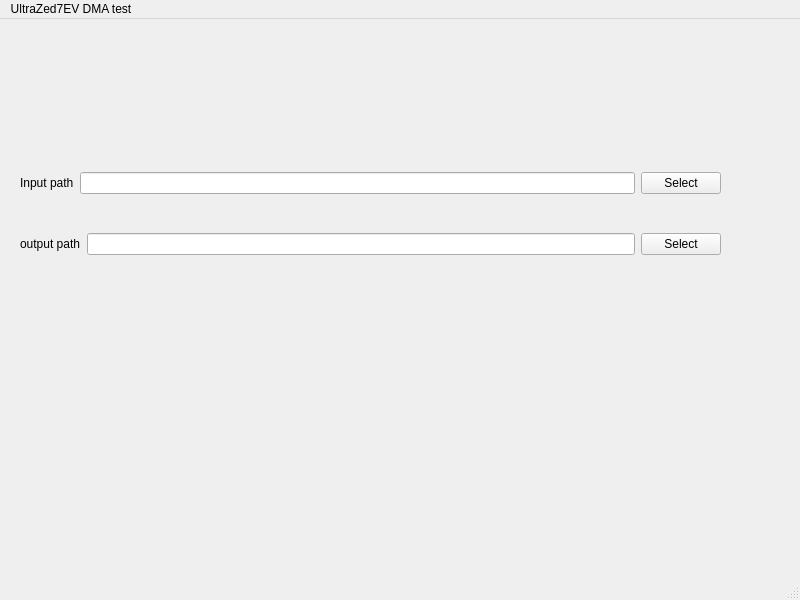
<?xml version="1.0" encoding="UTF-8"?>
<ui version="4.0">
 <class>MainWindow</class>
 <widget class="QMainWindow" name="MainWindow">
  <property name="geometry">
   <rect>
    <x>0</x>
    <y>0</y>
    <width>800</width>
    <height>600</height>
   </rect>
  </property>
  <property name="windowTitle">
   <string>MainWindow</string>
  </property>
  <widget class="QWidget" name="centralwidget">
   <widget class="QWidget" name="verticalLayoutWidget">
    <property name="geometry">
     <rect>
      <x>20</x>
      <y>120</y>
      <width>701</width>
      <height>151</height>
     </rect>
    </property>
    <layout class="QVBoxLayout" name="verticalLayout">
     <item>
      <layout class="QHBoxLayout" name="horizontalLayout">
       <item>
        <widget class="QLabel" name="label">
         <property name="text">
          <string>Input path</string>
         </property>
        </widget>
       </item>
       <item>
        <widget class="QLineEdit" name="lineEditInputPath"/>
       </item>
       <item>
        <widget class="QPushButton" name="pushButtonInputPath">
         <property name="text">
          <string>Select</string>
         </property>
        </widget>
       </item>
      </layout>
     </item>
     <item>
      <layout class="QHBoxLayout" name="horizontalLayout_2">
       <item>
        <widget class="QLabel" name="label_2">
         <property name="text">
          <string>output path</string>
         </property>
        </widget>
       </item>
       <item>
        <widget class="QLineEdit" name="lineEditOutputPath"/>
       </item>
       <item>
        <widget class="QPushButton" name="pushButtonOutputPath">
         <property name="text">
          <string>Select</string>
         </property>
        </widget>
       </item>
      </layout>
     </item>
    </layout>
   </widget>
  </widget>
  <widget class="QMenuBar" name="menubar">
   <property name="geometry">
    <rect>
     <x>0</x>
     <y>0</y>
     <width>800</width>
     <height>22</height>
    </rect>
   </property>
   <widget class="QMenu" name="menuUltraZed7EV_DMA_test">
    <property name="title">
     <string>UltraZed7EV DMA test</string>
    </property>
   </widget>
   <addaction name="menuUltraZed7EV_DMA_test"/>
  </widget>
  <widget class="QStatusBar" name="statusbar"/>
 </widget>
 <resources/>
 <connections/>
</ui>
